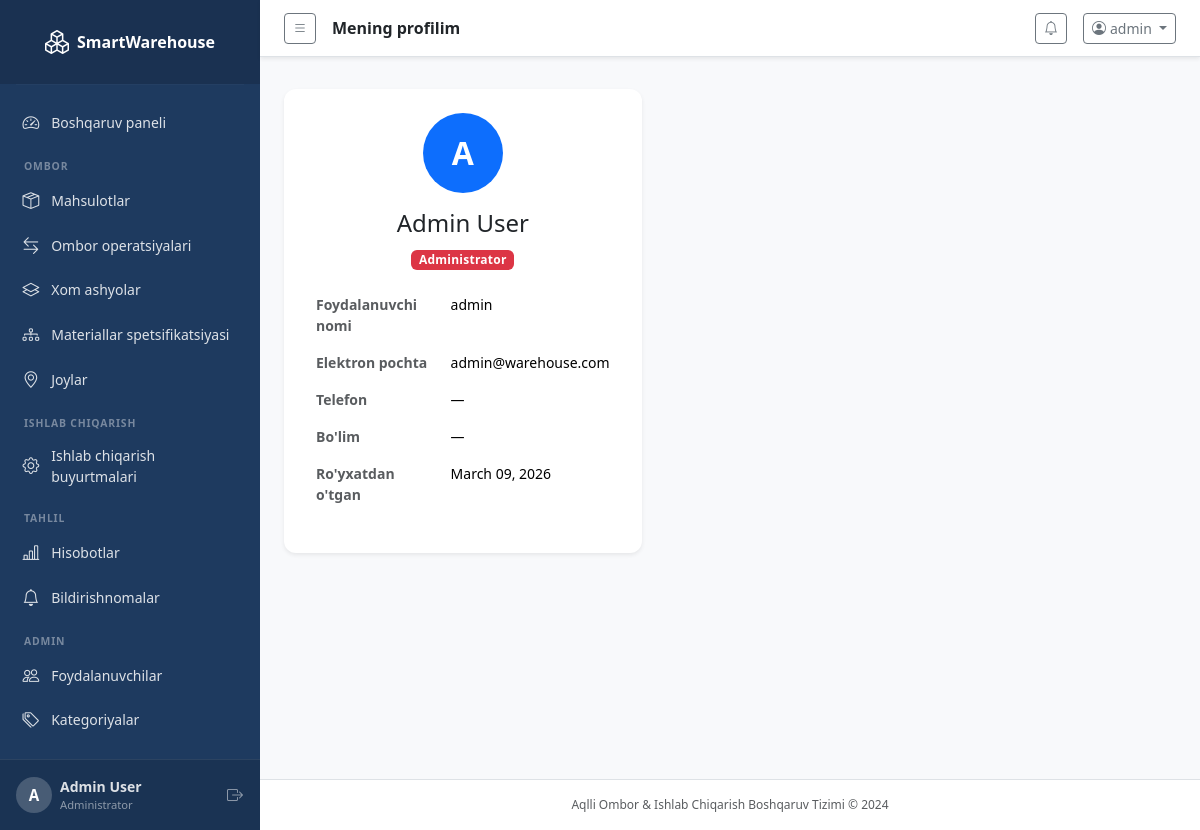
Page /accounts/profile/ (signed in) on the committed database.
### accounts/models.py (models this page shows, shortened)
class CustomUser(AbstractUser):
    ROLE_CHOICES = [
        ('admin', 'Administrator'),
        ('warehouse_manager', 'Ombor boshqaruvchisi'),
        ('production_manager', 'Ishlab chiqarish boshqaruvchisi'),
        ('worker', 'Ishchi'),
    ]
    role = models.CharField(max_length=30, choices=ROLE_CHOICES, default='worker')
    phone = models.CharField(max_length=20, blank=True)
    department = models.CharField(max_length=100, blank=True)
    is_active = models.BooleanField(default=True)
    @property
    def is_admin(self):
        return self.role == 'admin' or self.is_superuser

### accounts/views.py (the view)
# urls.py: path('profile/', views.profile_view, name='profile'),
@login_required
def profile_view(request):
    return render(request, 'accounts/profile.html', {'profile_user': request.user})

### dashboard/context_processors.py (called while the page is built)
def notifications_processor(request):
    if request.user.is_authenticated:
        unread_notifications = Notification.objects.filter(is_read=False).order_by('-created_at')[:10]
        unread_count = Notification.objects.filter(is_read=False).count()
        return {
            'unread_notifications': unread_notifications,
            'unread_count': unread_count,
        }
    return {}

### templates/accounts/profile.html (shortened to what this page needs)
{% extends 'base.html' %}
{% block page_title %}Mening profilim{% endblock %}
{% block content %}
<div class="row mt-3">
  <div class="col-lg-5">
    <div class="card border-0 shadow-sm">
      <div class="card-body p-4 text-center">
        <div class="avatar-circle-lg mx-auto mb-3">{{ profile_user.username|first|upper }}</div>
        <h4>{{ profile_user.get_full_name|default:profile_user.username }}</h4>
        <span class="badge {% if profile_user.role == 'admin' %}bg-danger{% elif profile_user.role == 'warehouse_manager' %}bg-primary{% elif profile_user.role == 'production_manager' %}bg-success{% else %}bg-secondary{% endif %} mb-3">
          {{ profile_user.get_role_display }}
        </span>
        <table class="table table-borderless text-start">
          <tr><td class="fw-semibold text-muted">Foydalanuvchi nomi</td><td>{{ profile_user.username }}</td></tr>
          <tr><td class="fw-semibold text-muted">Elektron pochta</td><td>{{ profile_user.email|default:'—' }}</td></tr>
          <tr><td class="fw-semibold text-muted">Telefon</td><td>{{ profile_user.phone|default:'—' }}</td></tr>
          <tr><td class="fw-semibold text-muted">Bo'lim</td><td>{{ profile_user.department|default:'—' }}</td></tr>
          <tr><td class="fw-semibold text-muted">Ro'yxatdan o'tgan</td><td>{{ profile_user.date_joined|date:"F d, Y" }}</td></tr>
        </table>
      </div>
    </div>
  </div>
</div>
{% endblock %}

### templates/base.html (shortened to what this page needs)
<!DOCTYPE html>
<html lang="en">
<head>
  <link href="https://cdn.jsdelivr.net/npm/bootstrap@5.3.3/dist/css/bootstrap.min.css" rel="stylesheet">
  <link href="https://cdn.jsdelivr.net/npm/bootstrap-icons@1.11.3/font/bootstrap-icons.min.css" rel="stylesheet">
  <link href="/static/css/custom.css" rel="stylesheet">
</head>
<body class="bg-light">
{% if user.is_authenticated %}
<div class="d-flex" id="wrapper">
  <nav id="sidebar" class="sidebar d-flex flex-column flex-shrink-0 p-0">
    <a href="{% url 'dashboard:index' %}" class="sidebar-brand d-flex align-items-center justify-content-center py-4 px-3 text-decoration-none">
      <i class="bi bi-boxes me-2 fs-4"></i>
      <span class="fs-6 fw-bold">SmartWarehouse</span>
    </a>
    <hr class="sidebar-divider mx-3 my-0">
    <ul class="nav flex-column px-2 py-3 flex-grow-1">
      <li class="nav-item">
        <a class="nav-link sidebar-link {% if request.resolver_match.app_name == 'dashboard' and request.resolver_match.url_name == 'index' %}active{% endif %}"
           href="{% url 'dashboard:index' %}">
          <i class="bi bi-speedometer2"></i><span>Boshqaruv paneli</span>
        </a>
      </li>
      <li class="sidebar-section-label">OMBOR</li>
      <li class="nav-item">
        <a class="nav-link sidebar-link {% if request.resolver_match.app_name == 'inventory' and 'product' in request.resolver_match.url_name %}active{% endif %}"
           href="{% url 'inventory:product_list' %}">
          <i class="bi bi-box-seam"></i><span>Mahsulotlar</span>
        </a>
      </li>
      <li class="nav-item">
        <a class="nav-link sidebar-link {% if request.resolver_match.app_name == 'inventory' and 'transaction' in request.resolver_match.url_name %}active{% endif %}"
           href="{% url 'inventory:transaction_list' %}">
          <i class="bi bi-arrow-left-right"></i><span>Ombor operatsiyalari</span>
        </a>
      </li>
      <li class="nav-item">
        <a class="nav-link sidebar-link {% if request.resolver_match.app_name == 'inventory' and 'raw_material' in request.resolver_match.url_name %}active{% endif %}"
           href="{% url 'inventory:raw_material_list' %}">
          <i class="bi bi-layers"></i><span>Xom ashyolar</span>
        </a>
      </li>
      <li class="nav-item">
        <a class="nav-link sidebar-link {% if request.resolver_match.app_name == 'inventory' and 'bom' in request.resolver_match.url_name %}active{% endif %}"
           href="{% url 'inventory:bom_list' %}">
          <i class="bi bi-diagram-3"></i><span>Materiallar spetsifikatsiyasi</span>
        </a>
      </li>
      <li class="nav-item">
        <a class="nav-link sidebar-link {% if request.resolver_match.app_name == 'inventory' and 'location' in request.resolver_match.url_name %}active{% endif %}"
           href="{% url 'inventory:location_list' %}">
          <i class="bi bi-geo-alt"></i><span>Joylar</span>
        </a>
      </li>
      <li class="sidebar-section-label">ISHLAB CHIQARISH</li>
      <li class="nav-item">
        <a class="nav-link sidebar-link {% if request.resolver_match.app_name == 'production' %}active{% endif %}"
           href="{% url 'production:order_list' %}">
          <i class="bi bi-gear"></i><span>Ishlab chiqarish buyurtmalari</span>
        </a>
      </li>
      <li class="sidebar-section-label">TAHLIL</li>
      <li class="nav-item">
        <a class="nav-link sidebar-link {% if request.resolver_match.app_name == 'reports' %}active{% endif %}"
           href="{% url 'reports:index' %}">
          <i class="bi bi-bar-chart-line"></i><span>Hisobotlar</span>
        </a>
      </li>
      <li class="nav-item">
        <a class="nav-link sidebar-link {% if request.resolver_match.app_name == 'dashboard' and request.resolver_match.url_name == 'notifications' %}active{% endif %}"
           href="{% url 'dashboard:notifications' %}">
          <i class="bi bi-bell"></i><span>Bildirishnomalar</span>
        </a>
      </li>
      {% if user.is_admin %}
      <li class="sidebar-section-label">ADMIN</li>
      <li class="nav-item">
        <a class="nav-link sidebar-link {% if request.resolver_match.app_name == 'accounts' and 'user' in request.resolver_match.url_name %}active{% endif %}"
           href="{% url 'accounts:users' %}">
          <i class="bi bi-people"></i><span>Foydalanuvchilar</span>
        </a>
      </li>
      <li class="nav-item">
        <a class="nav-link sidebar-link" href="{% url 'inventory:category_list' %}">
          <i class="bi bi-tags"></i><span>Kategoriyalar</span>
        </a>
      </li>
      {% endif %}
    </ul>
    <div class="sidebar-footer px-3 py-3">
      <div class="d-flex align-items-center gap-2">
        <div class="avatar-circle">{{ user.username|first|upper }}</div>
        <div class="flex-grow-1 overflow-hidden">
          <div class="fw-semibold text-truncate small">{{ user.get_full_name|default:user.username }}</div>
          <div class="text-muted" style="font-size:0.7rem">{{ user.get_role_display }}</div>
        </div>
        <form method="post" action="{% url 'accounts:logout' %}" class="d-inline">{% csrf_token %}<button type="submit" class="btn btn-link text-muted p-0" title="Chiqish"><i class="bi bi-box-arrow-right"></i></button></form>
      </div>
    </div>
  </nav>
  <div id="page-content-wrapper" class="flex-grow-1 d-flex flex-column min-vh-100">
    <nav class="navbar navbar-expand navbar-light bg-white border-bottom px-4 py-2 sticky-top shadow-sm">
      <button class="btn btn-sm btn-outline-secondary me-3" id="sidebarToggle">
        <i class="bi bi-list"></i>
      </button>
      <span class="navbar-text fw-semibold text-dark">{% block page_title %}{% endblock %}</span>
      <div class="ms-auto d-flex align-items-center gap-3">
        <div class="dropdown">
          <a class="btn btn-sm btn-outline-secondary position-relative" data-bs-toggle="dropdown" href="#">
            <i class="bi bi-bell"></i>
          </a>
        </div>
        <div class="dropdown">
          <a class="btn btn-sm btn-outline-secondary dropdown-toggle" data-bs-toggle="dropdown" href="#">
            <i class="bi bi-person-circle me-1"></i>{{ user.username }}
          </a>
        </div>
      </div>
    </nav>
    <div class="px-4 pt-3">
    </div>
    <main class="flex-grow-1 px-4 pb-4">
{% endif %}
{% block content %}{% endblock %}
{% if user.is_authenticated %}
    </main>
    <footer class="text-center text-muted py-3 border-top bg-white" style="font-size:0.75rem">
      Aqlli Ombor &amp; Ishlab Chiqarish Boshqaruv Tizimi &copy; 2024
    </footer>
  </div>
</div>
{% endif %}
</body>
</html>

### static/css/custom.css (style rules this page uses)
:root { --sidebar-width: 260px; --sidebar-bg: #1e3a5f; --sidebar-text: rgba(255,255,255,0.85); --sidebar-active: rgba(255,255,255,0.12); --accent: #0d6efd; }
#sidebar { width: var(--sidebar-width); min-width: var(--sidebar-width); background: var(--sidebar-bg); color: var(--sidebar-text); transition: width 0.25s ease; overflow: hidden; }
.sidebar-brand { color: #fff !important; font-size: 1rem; background: rgba(0,0,0,0.15); min-height: 64px; }
.sidebar-brand i { font-size: 1.5rem; }
.sidebar-link { color: var(--sidebar-text); border-radius: 8px; padding: 0.55rem 0.9rem; display: flex; align-items: center; gap: 0.75rem; font-size: 0.875rem; transition: background 0.15s, color 0.15s; margin-bottom: 2px; }
.sidebar-link i { font-size: 1.05rem; flex-shrink: 0; }
.sidebar-section-label { font-size: 0.65rem; font-weight: 700; letter-spacing: 0.08em; text-transform: uppercase; color: rgba(255,255,255,0.4); padding: 0.6rem 1rem 0.25rem; margin-top: 0.25rem; }
hr.sidebar-divider { border-color: rgba(255,255,255,0.1); }
.sidebar-footer { background: rgba(0,0,0,0.12); border-top: 1px solid rgba(255,255,255,0.08); }
.sidebar-footer .text-muted { color: rgba(255,255,255,0.5) !important; }
#page-content-wrapper { min-width: 0; background: #f8f9fb; }
.avatar-circle { width: 36px; height: 36px; border-radius: 50%; background: rgba(255,255,255,0.2); color: #fff; display: flex; align-items: center; justify-content: center; font-weight: 700; font-size: 0.95rem; flex-shrink: 0; }
.avatar-circle-lg { width: 80px; height: 80px; border-radius: 50%; background: var(--accent); color: #fff; display: flex; align-items: center; justify-content: center; font-weight: 700; font-size: 2rem; }
.card { border-radius: 12px; }
.table td { font-size: 0.875rem; }
.badge { font-weight: 600; letter-spacing: 0.02em; }

### rows in the picture
CustomUser: username|first "A", get_full_name "Admin User", role "Administrator", username "admin", email "admin@warehouse.com", phone "—", department "—", date_joined "March 09, 2026"
